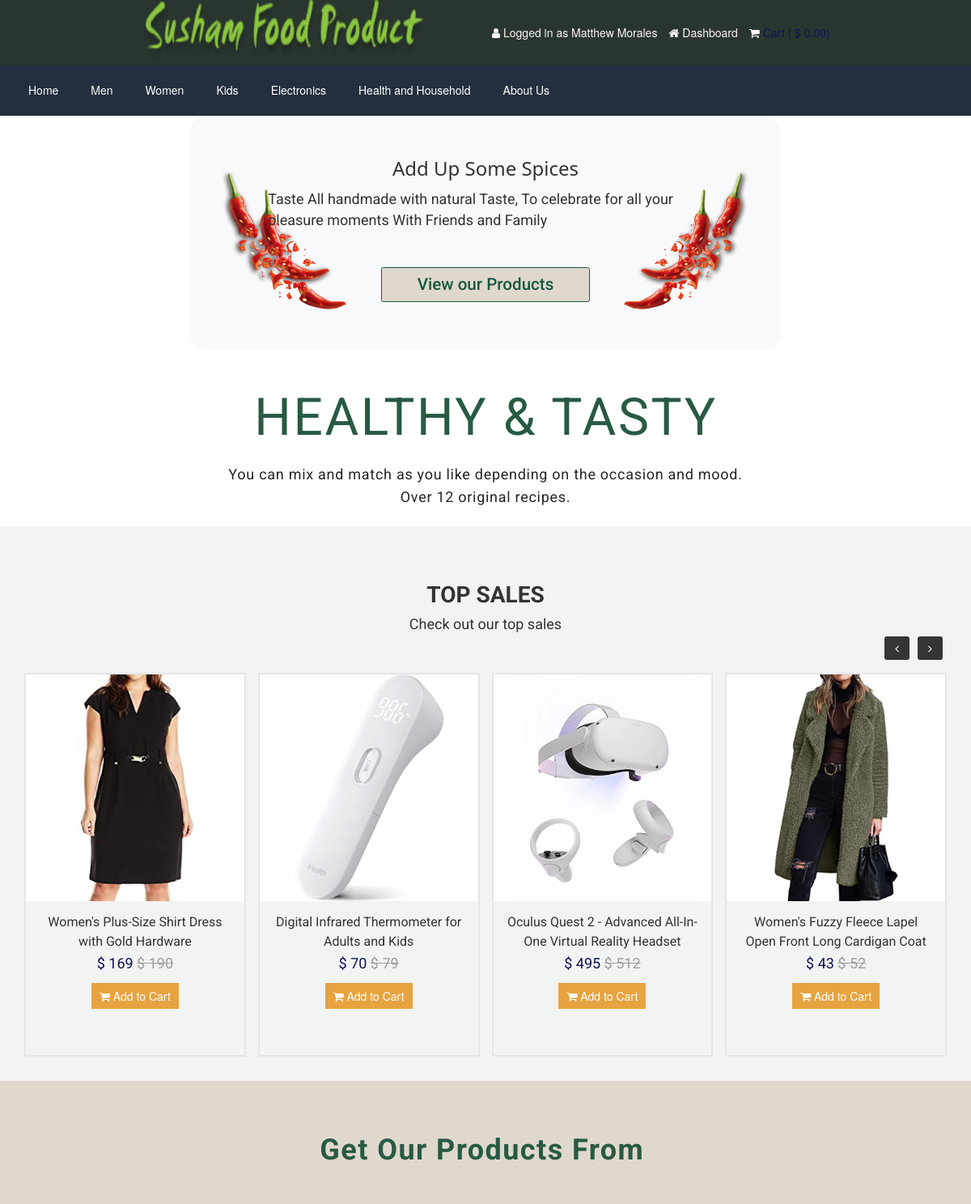
The app's page / (signed in, upper part), older data.
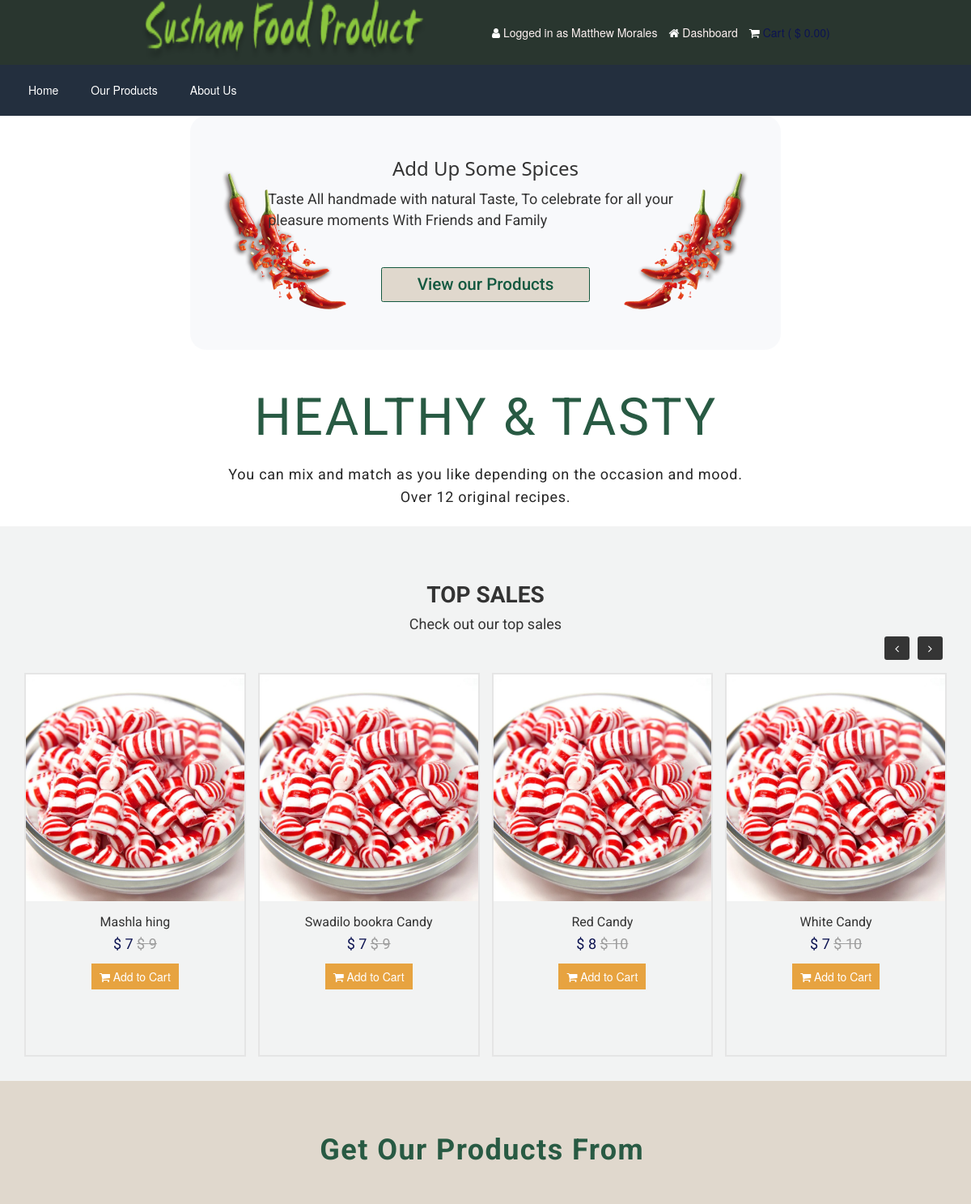
The same page, newer data.
### tables this page shows
CREATE TABLE `tbl_top_category` (
  `tcat_id` int(11) NOT NULL,
  `tcat_name` varchar(255) NOT NULL,
  `show_on_menu` int(1) NOT NULL
);

CREATE TABLE `tbl_product` (
  `p_id` int(11) NOT NULL,
  `p_name` varchar(255) NOT NULL,
  `p_old_price` varchar(10) NOT NULL,
  `p_current_price` varchar(10) NOT NULL,
  `p_qty` int(10) NOT NULL,
  `p_featured_photo` varchar(255) NOT NULL,
  `p_description` text NOT NULL,
  `p_short_description` text NOT NULL,
  `p_feature` text NOT NULL,
  `p_condition` text NOT NULL,
  `p_return_policy` text NOT NULL,
  `p_total_view` int(11) NOT NULL,
  `p_is_featured` int(1) NOT NULL,
  `p_is_active` int(1) NOT NULL,
  `ecat_id` int(11) NOT NULL
);

### index.php (the view, shortened to what the changed rows need)
<?php require_once ('header.php'); ?>
<?php
$statement = $pdo->prepare("SELECT * FROM tbl_settings WHERE id=1");
$statement->execute();
$result = $statement->fetchAll(PDO::FETCH_ASSOC);
foreach ($result as $row) {
    $total_latest_product_home = $row['total_latest_product_home'];
    $home_latest_product_on_off = $row['home_latest_product_on_off'];
}
?>
<div
    class="tw-self-stretch tw-flex tw-flex-row tw-items-start tw-justify-center tw-py-0 tw-px-5 tw-box-border tw-max-w-full">
    <div
        class="tw-w-[730px] tw-rounded-xl tw-bg-whitesmoke-200 tw-[backdrop-filter:blur(24px)] tw-flex tw-flex-col tw-items-center tw-justify-start tw-pt-[30px] tw-px-5 tw-pb-[59px] tw-box-border tw-gap-[62px] tw-max-w-full tw-mq450:gap-[15px_62px] tw-mq800:gap-[31px_62px]">
        <div class="tw-w-[540px] tw-flex tw-flex-col tw-items-end tw-justify-start tw-max-w-full">
            <h1
                class="tw-m-0 tw-self-stretch tw-h-28 tw-relative tw-text-inherit tw-leading-[57.6px] tw-font-medium tw-font-sans tw-flex tw-items-center tw-justify-center tw-shrink-0 tw-z-[2] tw-mq450:text-5xl tw-mq450:leading-[35px] tw-mq800:text-13xl tw-mq800:leading-[46px]">
                <div class="tw-text-5xl">Add Up Some Spices</div>
            </h1>
        </div>
    </div>
</div>
<?php if ($home_latest_product_on_off == 1): ?>
    <section
        class="tw-self-stretch tw-flex tw-flex-row tw-items-start tw-justify-start tw-py-0 tw-pr-0 tw-pl-px tw-box-border tw-max-w-full tw-text-center tw-text-[64px] tw-text-darkslategray-200 tw-font-lato">
        <div
            class="tw-flex-1 tw-rounded-t-61xl tw-rounded-b-none tw-bg-white tw-flex tw-flex-col tw-items-start tw-justify-start tw-pt-16 tw-px-0 tw-pb-9 tw-box-border tw-gap-[12px] tw-max-w-full tw-mq800:pt-[27px] tw-mq800:pb-5 tw-mq800:box-border tw-mq1125:pt-[42px] tw-mq1125:pb-[23px] tw-mq1125:box-border">
            <h1
                class="tw-m-0 tw-self-stretch tw-relative tw-text-inherit tw-tracking-[0.04em] tw-leading-[88px] tw-uppercase tw-font-normal tw-font-inherit tw-mq450:text-19xl tw-mq450:leading-[53px] tw-mq800:text-[51px] tw-mq800:leading-[70px]">
                healthy &amp; tasty
            </h1>
    </section>
    <div class="product bg-gray pt_70 pb_30">
        <div class="container">
            <div class="row">
                <div class="col-md-12">
                    <div class="headline">
                        <h2>
                            TOP SALES
                        </h2>
                    </div>
                </div>
            </div>
            <div class="row">
                <div class="col-md-12">
                    <div class="product-carousel">
                        <?php
                        $statement = $pdo->prepare("SELECT * FROM tbl_product WHERE p_is_featured = ? ORDER BY p_id DESC LIMIT " . $total_latest_product_home);
                        $statement->execute(array(1));
                        $result = $statement->fetchAll(PDO::FETCH_ASSOC);
                        foreach ($result as $row) {
                            ?>
                            <div class="item">
                                <div class="thumb">
                                    <div class="photo"
                                        style="background-image:url(assets/uploads/<?php echo $row['p_featured_photo']; ?>);">
                                    </div>
                                </div>
                                <div class="text">
                                    <h3><a href="product.php?id=<?php echo $row['p_id']; ?>">
                                            <?php echo $row['p_name']; ?>
                                        </a></h3>
                                    <h4>
                                        $
                                        <?php echo $row['p_current_price']; ?>
                                        <?php if ($row['p_old_price'] != ''): ?>
                                            <del>
                                                $
                                                <?php echo $row['p_old_price']; ?>
                                            </del>
                                        <?php endif; ?>
                                    </h4>
                                    <?php if ($row['p_qty'] == 0): ?>
                                        <div class="out-of-stock">
                                            <div class="inner">
                                                Out Of Stock
                                            </div>
                                        </div>
                                    <?php else: ?>
                                        <p><a href="product.php?id=<?php echo $row['p_id']; ?>"><i class="fa fa-shopping-cart"></i>
                                                Add to Cart</a></p>
                                    <?php endif; ?>
                                </div>
                            </div>
                            <?php
                        }
                        ?>
                    </div>
                </div>
            </div>
        </div>
    </div>
<?php endif; ?>
<section
    class="tw-self-stretch tw-flex tw-flex-row tw-bg-gainsboro-300 tw-pt-24 tw-pb-24 tw-items-start tw-justify-start tw-px-[37px] tw-box-border tw-max-w-full tw-text-left tw-text-17xl tw-text-darkslategray-200 tw-font-bold">
    <div
        class="tw-flex-1 tw-flex tw-flex-col tw-mx-auto tw-items-start tw-justify-start tw-gap-[44px] tw-max-w-full tw-mq800:gap-[22px_44px]">
        <div class="tw-self-stretch tw-flex tw-flex-row tw-items-start tw-justify-center tw-py-0 tw-pr-[21px] tw-pl-5">
            <h1
                class="tw-m-0 tw-relative tw-text-inherit tw-tracking-[0.04em] tw-leading-[140%] tw-capitalize tw-font-inherit tw-[text-shadow:1.1px_0_0_#285a43,_0_1.1px_0_#285a43,_-1.1px_0_0_#285a43,_0_-1.1px_0_#285a43] tw-mq450:text-3xl tw-mq450:leading-[30px] tw-mq800:text-10xl tw-mq800:leading-[40px]">
                Get Our Products From
            </h1>
        </div>
    </div>
</section>
<?php require_once ('footer.php'); ?>

### header.php (shortened to what the changed rows need)
<?php
include ("admin/inc/config.php");
$statement = $pdo->prepare("SELECT * FROM tbl_settings WHERE id=1");
$statement->execute();
$result = $statement->fetchAll(PDO::FETCH_ASSOC);
?>
<!DOCTYPE html>
<html lang="en">
<head>
	<link rel="stylesheet" href="assets/css/bootstrap.min.css">
	<link rel="stylesheet" href="assets/css/font-awesome.min.css">
	<link rel="stylesheet" href="assets/css/owl.carousel.min.css">
	<link rel="stylesheet" href="assets/css/owl.theme.default.min.css">
	<link rel="stylesheet" href="assets/css/jquery.bxslider.min.css">
	<link rel="stylesheet" href="assets/css/magnific-popup.css">
	<link rel="stylesheet" href="assets/css/rating.css">
	<link rel="stylesheet" href="assets/css/spacing.css">
	<link rel="stylesheet" href="assets/css/bootstrap-touch-slider.css">
	<link rel="stylesheet" href="assets/css/animate.min.css">
	<link rel="stylesheet" href="assets/css/tree-menu.css">
	<link rel="stylesheet" href="assets/css/select2.min.css">
	<link rel="stylesheet" href="assets/css/main.css">
	<link rel="stylesheet" href="assets/css/responsive.css">
	<link rel="stylesheet" href="assets/css/output.css">
</head>
<body>
	<div class="nav">
		<div class="container">
			<div class="row">
				<div class="col-md-12 pl_0 pr_0">
					<div class="menu-container">
						<div class="menu">
							<ul class="tw-display-flex">
								<?php
								$statement = $pdo->prepare("SELECT * FROM tbl_top_category WHERE show_on_menu=1");
								$statement->execute();
								$result = $statement->fetchAll(PDO::FETCH_ASSOC);
								foreach ($result as $row) {
									?>
									<li><a href="product-category.php?id=<?php echo $row['tcat_id']; ?>&type=top-category">
											<?php echo $row['tcat_name']; ?>
										</a>
									</li>
									<?php
								}
								?>
							</ul>
						</div>
					</div>
				</div>
			</div>
		</div>
	</div>

Row changes from the older to the newer data that the page shows:
no longer on this page (row edited): tbl_top_category: tcat_name "Men"
no longer on this page (row edited): tbl_top_category: tcat_name "Women"
no longer on this page (row edited): tbl_top_category: tcat_name "Kids"
no longer on this page (row edited): tbl_top_category: tcat_name "Electronics"
no longer on this page (row edited): tbl_top_category: tcat_name "Health and Household"
no longer on this page (row edited): tbl_product: p_featured_photo (picture), p_name "Women's Plus-Size Shirt Dress with Gold Hardware", p_current_price "169", p_old_price "190"
no longer on this page (row edited): tbl_product: p_featured_photo (picture), p_name "Digital Infrared Thermometer for Adults and Kids", p_current_price "70", p_old_price "79"
no longer on this page (row edited): tbl_product: p_featured_photo (picture), p_name "Oculus Quest 2 - Advanced All-In-One Virtual Reality Headset", p_current_price "495", p_old_price "512"
no longer on this page (row edited): tbl_product: p_featured_photo (picture), p_name "Women's Fuzzy Fleece Lapel Open Front Long Cardigan Coat", p_current_price "43", p_old_price "52"
added tbl_top_category: tcat_name "Our Products"
added tbl_product: p_featured_photo (picture), p_name "Mashla hing", p_current_price "7", p_old_price "9"
added tbl_product: p_featured_photo (picture), p_name "Swadilo bookra Candy", p_current_price "7", p_old_price "9"
added tbl_product: p_featured_photo (picture), p_name "Red Candy", p_current_price "8", p_old_price "10"
added tbl_product: p_featured_photo (picture), p_name "White Candy", p_current_price "7", p_old_price "10"
